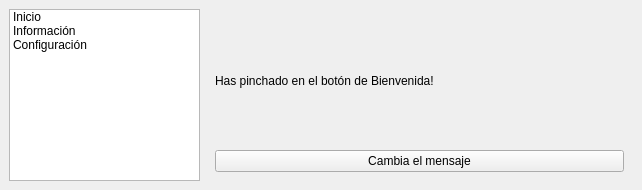
<?xml version="1.0" encoding="UTF-8"?>
<ui version="4.0">
 <class>MainWindow</class>
 <widget class="QMainWindow" name="MainWindow">
  <property name="geometry">
   <rect>
    <x>0</x>
    <y>0</y>
    <width>642</width>
    <height>190</height>
   </rect>
  </property>
  <property name="windowTitle">
   <string>Menú lateral con QStackedWidget</string>
  </property>
  <widget class="QWidget" name="centralwidget">
   <layout class="QHBoxLayout" name="horizontalLayout">
    <item>
     <widget class="QListWidget" name="listWidget">
      <item>
       <property name="text">
        <string>Inicio</string>
       </property>
      </item>
      <item>
       <property name="text">
        <string>Información</string>
       </property>
      </item>
      <item>
       <property name="text">
        <string>Configuración</string>
       </property>
      </item>
     </widget>
    </item>
    <item>
     <widget class="QStackedWidget" name="stackedWidget">
      <widget class="QWidget" name="page">
       <layout class="QVBoxLayout" name="verticalLayout">
        <item>
         <widget class="QLabel" name="label_2">
          <property name="text">
           <string>Has pinchado en el botón de Bienvenida!</string>
          </property>
         </widget>
        </item>
        <item>
         <widget class="QPushButton" name="pushButton">
          <property name="text">
           <string>Cambia el mensaje</string>
          </property>
         </widget>
        </item>
       </layout>
      </widget>
      <widget class="QWidget" name="page_2">
       <layout class="QVBoxLayout" name="verticalLayout_2">
        <item>
         <widget class="QLabel" name="label">
          <property name="text">
           <string>Esta aplicación muestra como usar un QStackedWidget con un menú lateral.</string>
          </property>
         </widget>
        </item>
        <item>
         <widget class="QPushButton" name="pushButton_2">
          <property name="text">
           <string>Abrir web del IES Poeta Paco Mollà</string>
          </property>
         </widget>
        </item>
       </layout>
      </widget>
      <widget class="QWidget" name="page_3">
       <layout class="QVBoxLayout" name="verticalLayout_3">
        <item>
         <widget class="QCheckBox" name="checkBox">
          <property name="text">
           <string>Activar modo oscuro</string>
          </property>
         </widget>
        </item>
        <item>
         <widget class="QCheckBox" name="checkBox_2">
          <property name="text">
           <string>Notificaciones activas</string>
          </property>
         </widget>
        </item>
        <item>
         <widget class="QCheckBox" name="checkBox_3">
          <property name="text">
           <string>Actualizar automáticamente</string>
          </property>
         </widget>
        </item>
        <item>
         <widget class="QPushButton" name="pushButton_3">
          <property name="text">
           <string>Mostrar selección</string>
          </property>
         </widget>
        </item>
       </layout>
      </widget>
     </widget>
    </item>
   </layout>
  </widget>
 </widget>
 <resources/>
 <connections/>
</ui>
